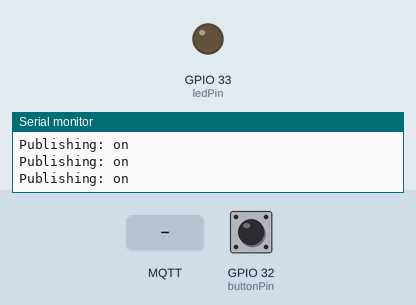
Simulated run of this sketch. Board: ESP32. Shown: output pins drawn as LEDs (lit = HIGH), the last lines printed to the serial monitor. The test bench sets the inputs (shaded band); at power-on: GPIO 32 (buttonPin) HIGH. WiFi joins after 1.5 s; servers stay silent unless stated; no MQTT or app messages arrive unless stated.

Above: at 4.7 s.
4.8 s: MQTT message "on" arrives on the first subscribed topic
At 6.0 s:
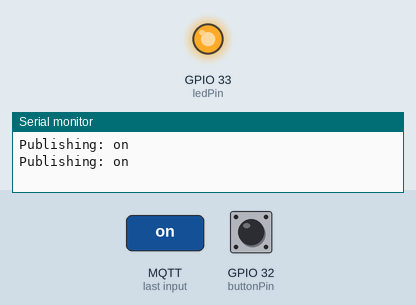
8.8 s: MQTT message "off" arrives on the first subscribed topic
At 9.1 s:
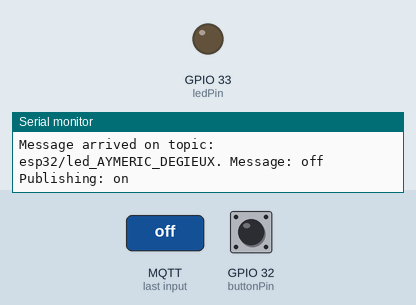
Timing chart, 0 to 11.8 s (numbered marks = the images above; inputs shaded):
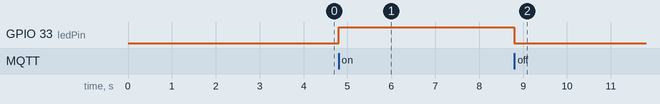

The sketch:

exemple_node_red.ino
```cpp
#include <WiFi.h> // Cette bibliothèque permet à l'ESP32 de se connecter au réseau WiFi.
#include <PubSubClient.h> // Cette bibliothèque vous permet d'envoyer et de recevoir des messages MQTT.

const int ledPin = 33; // Pin de la LED
const int buttonPin = 32; // Pin du bouton
int buttonState = 0;

// Réseau WiFi auquel vous voulez vous connecter.
const char* ssid = "Android_ad";
const char* password = "Siryim49";

// Ce champ contient l'adresse IP ou le nom d'hôte du serveur MQTT.
const char* mqtt_server = "mqtt.ci-ciad.utbm.fr";


WiFiClient espClientDEGIEUX; // Initialiser la bibliothèque client wifi (connexion WiFi)
PubSubClient clientDEGIEUX(espClientDEGIEUX); // Créer un objet client MQTT (connexion MQTT)
// Maintenant, notre client MQTT s'appelle "client". Nous devons maintenant créer une connexion à un broker.
long lastMsg = 0;


//---Cette fonction initialise les paramètres pour la connexion WiFi et MQTT, configure le mode d'entrée
//et de sortie pour les broches de bouton et de LED, et démarre la communication série.
void setup() {
  pinMode(ledPin, OUTPUT); // Définir le pin de la LED en sortie
  pinMode(buttonPin, INPUT_PULLUP); // Définir le pin du bouton en entrée

  Serial.begin(9600); // Démarre la communication série
  delay(2000); // Donnez-moi le temps de mettre en place le moniteur série
  Serial.println("ESP32 Button Test");

  setup_wifi(); // Cette ligne appelle la fonction setup_wifi() pour configurer la connexion Wi-Fi sur l'ESP32.
  clientDEGIEUX.setServer(mqtt_server, 1883); //définit le serveur (broker) MQTT à utiliser pour la communication et
                                           //  le port de communication à 1883, qui est le port standard pour MQTT.
  clientDEGIEUX.setCallback(callback); // définit la fonction callback comme la fonction à appeler lorsqu'un message MQTT est reçu.
}

//------Cette fonction se connecte au réseau WiFi en utilisant les paramètres de connexion fournis
//dans les variables ssid et password.
void setup_wifi() {
  delay(10); // Cette instruction pause l'exécution du programme pendant 10 millisecondes.
  // We start by connecting to a WiFi network
  Serial.println(); // Imprime une ligne vide/saut de ligne dans la console série.
  Serial.print("Connecting to ");
  Serial.println(ssid);

  WiFi.begin(ssid, password); // //démarre la connexion Wi-Fi avec les informations de connexion (SSID et mot de passe) fournies.

//Cette boucle effectue une pause de 500 millisecondes jusqu'à ce que l'ESP32 soit
//connecté au réseau Wi-Fi. Le statut de la connexion est obtenu en appelant "WiFi.status()".
  while (WiFi.status() != WL_CONNECTED) {
    delay(500);
    Serial.print(".");
  }

  Serial.println("");
  Serial.println("WiFi connected");
  Serial.println("IP address: ");
  Serial.println(WiFi.localIP());
}

//-----La fonction callback est utilisée pour traiter les messages MQTT reçus par l'ESP32 et de prévoir une action.
//Elle est appelée chaque fois qu'un nouveau message est reçu sur un Topic auquel l'ESP32 est abonné.
void callback(char* topic, byte* message, unsigned int length) {
  Serial.print("Message arrived on topic: ");
  Serial.print(topic); // imprime le nom du Topic sur lequel le message a été publié.
  Serial.print(". Message: ");

  // Le message reçu est transmis à la fonction en tant que tableau de bytes "message" avec une longueur "length".
  //Pour pouvoir travailler avec ce message dans le reste du code, nous devons d'abord le convertir
  //en chaîne de caractères.
  String messageTemp; // déclare une variable de chaîne temporaire pour stocker le message reçu.

  // boucle sur chaque élement dans le tableau de bytes "message" et les ajoute à la chaîne "messageTemp".
  for (int i = 0; i < length; i++) {
    Serial.print((char)message[i]);
    messageTemp += (char)message[i];
	//Pour chaque itération, l'élément actuel du tableau de bytes "message" est converti en char avec
	//"(char)message[i]" et affiché sur la console série avec "Serial.print((char)message[i])".
	//Ensuite, ce même élément est ajouté à la fin de la chaîne "messageTemp" avec
	//"messageTemp += (char)message[i];
  }
  Serial.println();

  //Si un message MQTT (variable messageTemp) est reçu sur le Topic "esp32/led",
  //vous vérifiez si le message est soit "on" ou "off".
  //Ensuite, vous modifiez l'état de sortie de la LED physique en fonction du message "messageTemp"
  //reçu en utilisant la fonction digitalWrite.
  //// Code à rajouter
  if(messageTemp == "on") {
    digitalWrite(ledPin, HIGH);
  }
  else if(messageTemp == "off") {
    digitalWrite(ledPin, LOW);
  }
}

//La fonction "reconnect()" est utilisée pour garantir la connexion MQTT entre l'ESP32 et le broker MQTT.
//Elle est appelée dans la boucle principale et elle se répète jusqu'à ce que la connexion soit établie avec succès.
void reconnect() {
  // Loop until we're reconnected
  while (!clientDEGIEUX.connected()) {
    Serial.print("Attempting MQTT connection...");
    // Attempt to connect
	// Si la connexion est déjà établie, la fonction ne fait rien.
	//Si la connexion n'est pas établie, le code essaie de se connecter à l'aide de "client.connect("espClient")".
   //Si la connexion est réussie, le code imprime "connected" sur la console série et
   // s'abonne au topic "esp32/led" avec "client.subscribe("esp32/led")".
    if (clientDEGIEUX.connect("espClientDEGIEUX")) {
      Serial.println("connected");
      // Subscribe
      clientDEGIEUX.subscribe("esp32/led_AYMERIC_DEGIEUX");
    }
	// Si la connexion échoue, le code imprime "failed, rc=" suivi de l'état de la connexion avec "client.state()" sur la console série
   // La fonction se répète jusqu'à ce que la connexion soit établie avec succès.
	else {
      Serial.print("failed, rc=");
      Serial.print(clientDEGIEUX.state());
      Serial.println(" try again in 5 seconds");
      // On attend 5 secondes avant de retenter la connexion
      delay(5000);
    }
  }
}

void loop() {
	// La première tâche de la fonction principale est de vérifier si le client MQTT est connecté.
	//Si ce n'est pas le cas, la fonction reconnect() est appelée pour reconnecter le client.
  if (!clientDEGIEUX.connected()) {
    reconnect();
  }

  clientDEGIEUX.loop(); // La méthode client.loop() est appelée pour traiter les messages MQTT entrants.
				// Maintient la connexion avec le serveur MQTT en vérifiant si de nouveaux messages sont arrivés et en envoyant les messages en attente.

  //La dernière partie vérifie le temps écoulé depuis le dernier message publié et n'envoie le prochain message que toutes les 2 secondes (2000 millisecondes).
  long now = millis(); // Crée une variable "now" pour stocker le nombre de millisecondes écoulées depuis le démarrage du programme.
  if (now - lastMsg > 500) { // Vérifie si le temps écoulé depuis le dernier message publié est supérieur à 2000 millisecondes.
		lastMsg = now; // Si oui, met à jour la variable "lastMsg" avec la valeur actuelle de "now".

		/// Lire l'état actuel du bouton et publier un message sur le topic "esp32/button" en utilisant la fonction client.publish()
		if (digitalRead(buttonPin) == HIGH) {
      Serial.println("Publishing: on");
      clientDEGIEUX.publish("esp32/button_AYMERIC_DEGIEUX", "on");
    } else {
      Serial.println("Publishing: off");
      clientDEGIEUX.publish("esp32/button_AYMERIC_DEGIEUX", "off");
}

  }
}


// void loop() {
  // if (!client.connected()) {
  // reconnect();
  // }
  // client.loop();

  // long now = millis();
  // if (now - lastMsg > 2000) {
    // lastMsg = now;
    //Convert the value to a char array
    // char tempString[8];
    // dtostrf(digitalRead(buttonPin), 1, 2, tempString);  // https://blog.samuel.domains/blog/programming/dtostrf-lexplication
    // Serial.print("Button Read Value is: ");
    // Serial.println(tempString);
    // client.publish("esp32/button", tempString);
  // }
// }
```

Measured:
- after the input at 4.8 s, GPIO 33 (ledPin): LOW → HIGH at once
- after the input at 8.8 s, GPIO 33 (ledPin): HIGH → LOW at once
